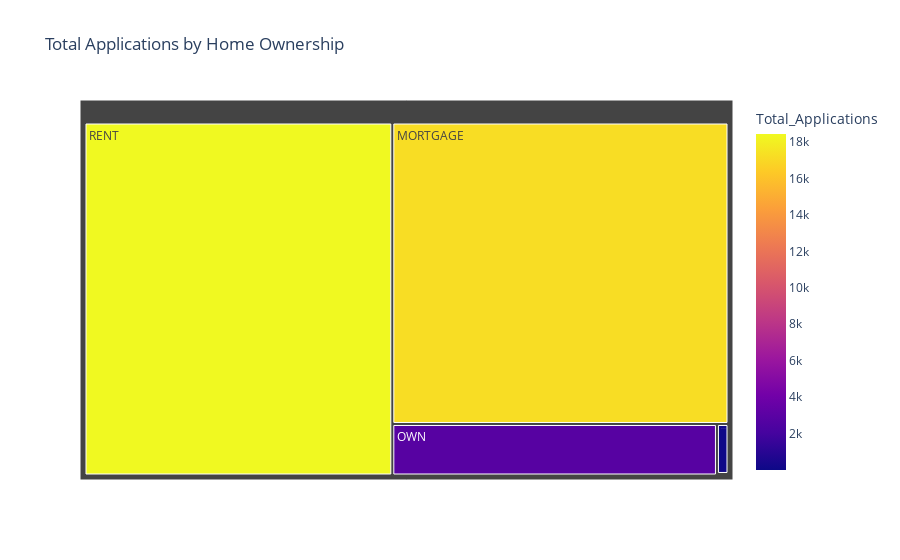

The notebook cell saved with this chart:
### Markdown cell above
### HOME OWNERSHIP BY TOTAL APPLICATIONS

### Code cell
Home_Fundings_Total_App =( df.groupby('home_ownership')['id'].count().reset_index(name='Total_Applications'))

fig = px.treemap(                     #  plotly.express for treemap
    Home_Fundings_Total_App,
    path = ['home_ownership'],
    values = 'Total_Applications',
    color = 'Total_Applications',
    title = 'Total Applications by Home Ownership'
)

fig.show()

### Figure 1 — Plotly figure (JSON) as saved in the notebook; plotly's stock layout.template omitted (floating-point values rounded to 4 significant figures)
{"data": [{"branchvalues": "total", "customdata": [[17198], [3], [98], [2838], [18439]], "domain": {"x": [0, 1], "y": [0, 1]}, "hovertemplate": "labels=%{label}<br>Total_Applications_sum=%{value}<br>parent=%{parent}<br>id=%{id}<br>Total_Applications=%{color}<extra></extra>", "ids": ["MORTGAGE", "NONE", "OTHER", "OWN", "RENT"], "labels": ["MORTGAGE", "NONE", "OTHER", "OWN", "RENT"], "marker": {"coloraxis": "coloraxis", "colors": [17198, 3, 98, 2838, 18439]}, "name": "", "parents": ["", "", "", "", ""], "type": "treemap", "values": [17198, 3, 98, 2838, 18439]}], "layout": {"coloraxis": {"colorbar": {"title": {"text": "Total_Applications"}}, "colorscale": [[0, "#0d0887"], [0.1111, "#46039f"], [0.2222, "#7201a8"], [0.3333, "#9c179e"], [0.4444, "#bd3786"], [0.5556, "#d8576b"], [0.6667, "#ed7953"], [0.7778, "#fb9f3a"], [0.8889, "#fdca26"], [1, "#f0f921"]]}, "legend": {"tracegroupgap": 0}, "title": {"text": "Total Applications by Home Ownership"}}}
